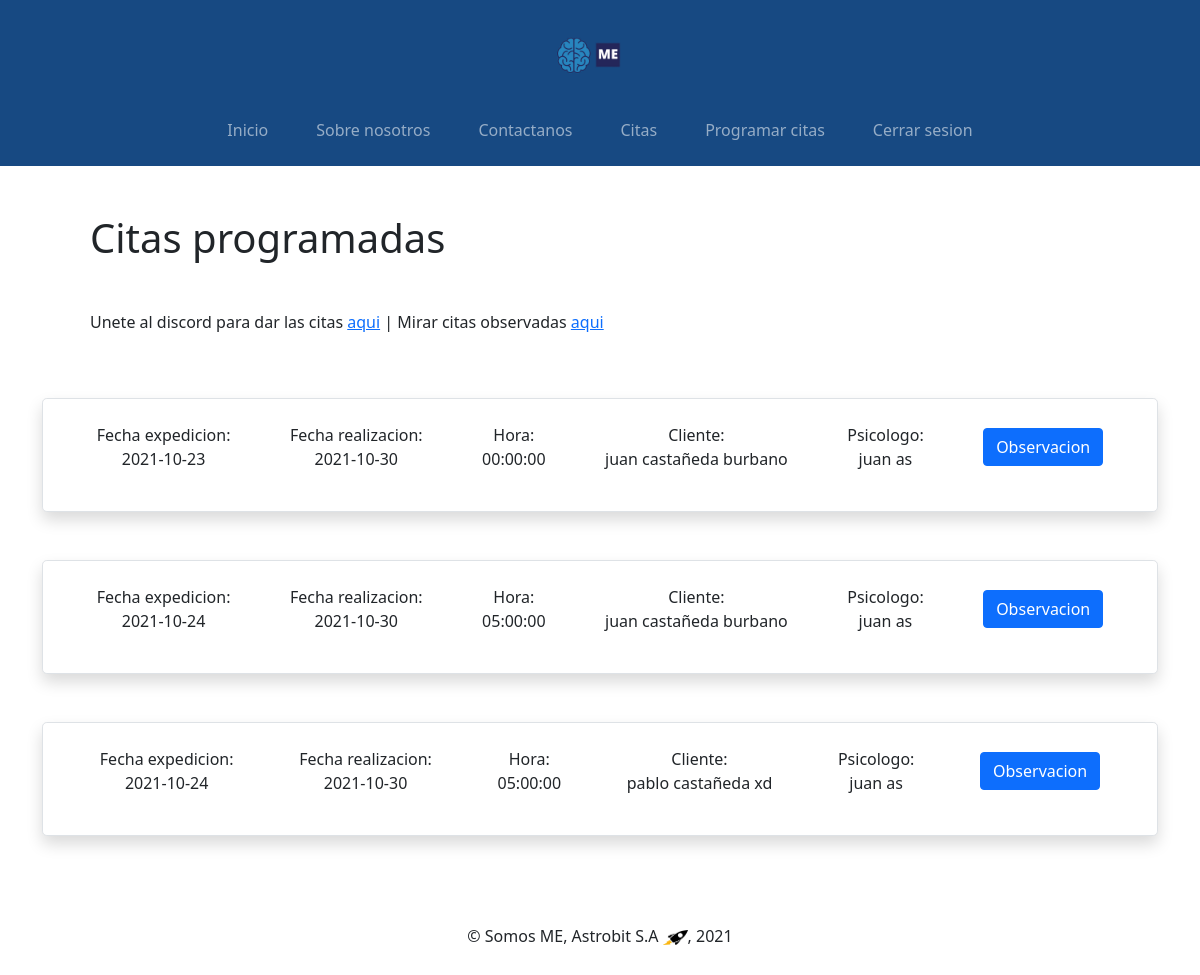
The app's page /citas (signed in) with its own data.
### tables this page shows
CREATE TABLE `programacion_citas` (
  `idProgramacionC` int(11) NOT NULL,
  `fechaExpedicion` timestamp NOT NULL DEFAULT current_timestamp() ON UPDATE current_timestamp(),
  `fechaRealizacion` datetime NOT NULL,
  `idCliente` varchar(12) NOT NULL,
  `idPsicologo` varchar(12) NOT NULL,
  `observada` varchar(2) NOT NULL
);

CREATE TABLE `clientes` (
  `documentoId` varchar(12) NOT NULL,
  `nombres` varchar(45) NOT NULL,
  `apellidos` varchar(45) NOT NULL,
  `telefono` varchar(12) NOT NULL,
  `edad` int(3) NOT NULL
);

CREATE TABLE `psicologos` (
  `documentoId` varchar(12) NOT NULL,
  `nombres` varchar(45) NOT NULL,
  `apellidos` varchar(45) NOT NULL,
  `telefono` varchar(12) NOT NULL,
  `hojaVida` varchar(30) NOT NULL
);

### libs/view.php (called while the page is built, shortened)
<?php
class View{
    function render($nombre){
        require 'views/'. $nombre .'.php';
    }
}
?>

### index.php (called while the page is built, shortened)
<?php
require_once 'libs/database.php';
require_once 'libs/view.php';
require_once 'libs/app.php';
$app = new App;
?>

### models/citasmodel.php (called while the page is built, shortened)
<?php
class CitasModel extends Model{
    public function getCliente(){
        $items = [];
        try{
            $query = $this->db->connect()->query('SELECT * FROM clientes');
            while($row = $query->fetch()){
                $item = new Cliente;
                $item->documentoId = $row[0];
                $item->nombres = $row[1];
                $item->apellidos = $row[2];
                $item->telefono = $row[3];
                $item->edad = $row[4];
                array_push($items, $item);
            }
            return $items;
        }catch(PDOException $e){
            return [];
        }
    }
    public function getPsicologo(){
        $items = [];
        try{
            $query = $this->db->connect()->query('SELECT * FROM psicologos');
            while($row = $query->fetch()){
                $item = new Psicologo;
                $item->documentoId = $row[0];
                $item->nombres = $row[1];
                $item->apellidos = $row[2];
                $item->telefono = $row[3];
                $item->hojavida = $row[4];
                array_push($items, $item);
            }
            return $items;
        }catch(PDOException $e){
            return [];
        }
    }
    public function getCitasAgregadas(){
        $items = [];
        $id = $_SESSION['id'];
        try{
            $query = $this->db->connect()->query("SELECT * FROM programacion_citas WHERE observada = 'no' AND (idCliente = $id OR idPsicologo = $id)");
            while($row = $query->fetch()){
                $item = new CitaAgregada;
                $item->idcitas = $row[0];
                $item->fechexp = $row[1];
                $item->fechrea = $row[2];
                $item->cliente = $row[3];
                $item->psicologo = $row[4];
                $item->observada = $row[5];
                array_push($items, $item);
            }
            return $items;
        }catch(PDOException $e){
            return [];
        }
    }
}
?>

### libs/database.php (called while the page is built)
<?php
class Database{
    private $host;
    private $db;
    private $user;
    private $password;
    private $charset;
    public function __construct(){
        $this->host = constant('HOST');
        $this->db = constant('DB');
        $this->user = constant('USER');
        $this->password = constant('PASSWORD');
        $this->charset = constant('CHARSET');
    }
    function connect(){
        try{
            $connection = "mysql:host=" . $this->host . ";dbname=" . $this->db . ";charset=" . $this->charset;
            $options = [
                PDO::ATTR_ERRMODE            => PDO::ERRMODE_EXCEPTION,
                PDO::ATTR_EMULATE_PREPARES   => false,
            ];
            $pdo = new PDO($connection, $this->user, $this->password, $options);
            return $pdo;
        }catch(PDOException $e){
            print_r('Error connection: ' . $e->getMessage());
        }
    }
}
?>

### views/psicologoapp/index.php (the view, shortened to what this page needs)
<!DOCTYPE html>
<html lang="en">
<head>
</head>
<body>
    <?php require 'views/header.php' ?>
    <div class="container">
        <div class="row p-5">
            <div class="col-sm-12">
                <h1 class="center mb-5">Citas programadas</h1>
                <p>Unete al discord para dar las citas <a href="https://discord.gg/xnanWRrR4C">aqui</a>  |  Mirar citas observadas <a href="<?php echo constant('URL')?>citasrealizadas">aqui</a></p>
            </div>
        </div>
        <div class="row">
            <div class="col-sm-12">
                <?php
                foreach($this->citasagregadas as $row){
                    $citas = $row;
                    $fecha = explode(' ', $citas->fechrea);
                ?>
                <div class="d-flex justify-content-around shadow p-4 mb-5 bg-body rounded-3 text-center align-items-center border">
                    <p>Fecha expedicion: <br><?php echo explode(' ',$citas->fechexp)[0]; ?></p>
                    <p>Fecha realizacion: <br><?php echo $fecha[0] ?></p>
                    <p>Hora: <br><?php echo $fecha[1] ?></p>
                    <p><?php
                        foreach($this->clientes as $rowc){
                            $cliente = $rowc;
                            if($cliente->documentoId == $citas->cliente){
                                echo 'Cliente: <br>'.$cliente->nombres.' '.$cliente->apellidos;
                            }
                        }
                        ?></p>
                    <p><?php
                        foreach($this->psicologos as $rowp){
                            $psicologo = $rowp;
                            if($psicologo->documentoId == $citas->psicologo){
                                echo 'Psicologo: <br>'.$psicologo->nombres.' '.$psicologo->apellidos;
                            }
                        }
                        ?></p>
                    <p><a href="<?php echo constant('URL').'observacion?idcita='.$citas->idcitas; ?>" class="btn btn-primary">Observacion</a></p>
                </div>
                    <?php } ?>
            </div>
        </div>
    </div>
    <?php require 'views/footer.php' ?>
</body>
</html>

### libs/app.php (shortened to what this page needs)
<?php
class App{
    function __construct(){
        $url = isset($_GET['url']) ? $_GET['url']: null;
        $url = rtrim($url, '/');
        $url = explode('/',$url);
        $archivoController = 'controllers/'. $url[0] .'.php';
        if(file_exists($archivoController)){
            $controller = new $url[0];
            $controller->loadModel($url[0]);
            if(isset($url[1])){
                $controller->{$url[1]}();
            }else{
                $controller->render();
            }
        }else{
            $controller = new Errores;
        }
    }
}
?>

### controllers/citas.php (shortened to what this page needs)
<?php
class Citas extends Controller{
    function __construct(){
        $this->view->citasagregadas = [];
        $this->view->clientes = [];
        $this->view->psicologos = [];
    }
    function render(){
        $citasagregadas = $this->model->getCitasAgregadas();
        $clientes = $this->model->getCliente();
        $psicologos = $this->model->getPsicologo();
        $this->view->citasagregadas = $citasagregadas;
        $this->view->clientes = $clientes;
        $this->view->psicologos = $psicologos;
        if(isset($_SESSION['rol'])){
            if($_SESSION['rol'] == 'cliente'){
                $this->view->render('clienteapp/index');
            }elseif($_SESSION['rol'] == 'psicologo'){
                $this->view->render('psicologoapp/index');
            }else{
                header('location: '. constant('URL'));
            }
        }else{
            header('location: '. constant('URL'));
        }
    }
}
?>

### views/header.php (shortened to what this page needs)
<!DOCTYPE html>
<html lang="en">
<head>
    <link href="https://cdn.jsdelivr.net/npm/bootstrap@5.0.2/dist/css/bootstrap.min.css" rel="stylesheet">
</head>
<body>
    <nav class="navbar navbar-expand-sm navbar-dark p-0 flex-column" style="background-color: #174982;">
            <a class="navbar-brand" href="<?php echo constant('URL') ?>main">
                <img src="<?php echo constant('URL') ?>public/img/ME.png" alt="" width="100">
            </a>
            <div class="collapse navbar-collapse" id="navbarNav">
                <ul class="navbar-nav pb-3">
                    <li class="nav-item"><a class="nav-link mx-3" href="<?php echo constant('URL') ?>main">Inicio</a></li>
                    <li class="nav-item"><a class="nav-link mx-3" href="<?php echo constant('URL') ?>consulta">Sobre nosotros</a></li>
                    <li class="nav-item"><a class="nav-link mx-3" href="<?php echo constant('URL') ?>ayuda">Contactanos</a></li>
                    <?php
                if(isset($_SESSION['rol'])){
                    if($_SESSION['rol'] == 'cliente'){
                        ?>
                    <li class="nav-item"><a class="nav-link mx-3" href="<?php echo constant('URL') ?>citas">Citas</a></li>
                    <?php
                    }elseif($_SESSION['rol'] == 'psicologo'){
                        ?>
                    <li class="nav-item"><a class="nav-link mx-3" href="<?php echo constant('URL') ?>citas">Citas</a></li>
                    <li class="nav-item"><a class="nav-link mx-3" href="<?php echo constant('URL') ?>programacion">Programar citas</a></li>
                    <?php
                    }
                    if($_SESSION['rol'] != '' || $_SESSION['rol'] == 'cliente' || $_SESSION['rol'] == 'psicologo' || $_SESSION['rol'] == 'admin'){
                        ?>
                    <li class="nav-item"><a class="nav-link mx-3" href="<?php echo constant('URL') ?>main/logout">Cerrar sesion</a></li>
                    <?php
                    }
                }else{
                    ?>
                    <li class="nav-item"><a class="nav-link mx-3" href="<?php echo constant('URL') ?>registrarcliente">Registrarse</a></li>
                    <li class="nav-item"><a class="nav-link mx-3" href="<?php echo constant('URL') ?>login">Login</a></li>
                    <?php
                }
                ?>
                </ul>
            </div>
    </nav>
</body>
</html>

### views/footer.php
<head>
    <link rel="stylesheet" href="<?php echo constant('URL') ?>public/css/default.css">
</head>
<body>
    <footer class="p-5 text-dark-50 text-center footer">
        <p>
            © Somos ME, Astrobit S.A <img src="<?php echo constant('URL') ?>public/img/logoatro.png" alt="" width="25">, 2021
        </p>
    </footer>
</body>

### public/css/default.css (style rules this page uses)
body { position: relative; min-height: 100vh; padding-bottom: 128px; }
.footer { position: absolute; bottom: 0; width: 100%; }

### records on screen
programacion_citas: fechaExpedicion "2021-10-23", fechaRealizacion "2021-10-30", fechaRealizacion "00:00:00"
clientes: nombres "juan", apellidos "castañeda burbano"
psicologos: nombres "juan", apellidos "as"
programacion_citas: fechaExpedicion "2021-10-24", fechaRealizacion "2021-10-30", fechaRealizacion "05:00:00"
programacion_citas: fechaExpedicion "2021-10-24", fechaRealizacion "2021-10-30", fechaRealizacion "05:00:00"
clientes: nombres "pablo", apellidos "castañeda xd"
